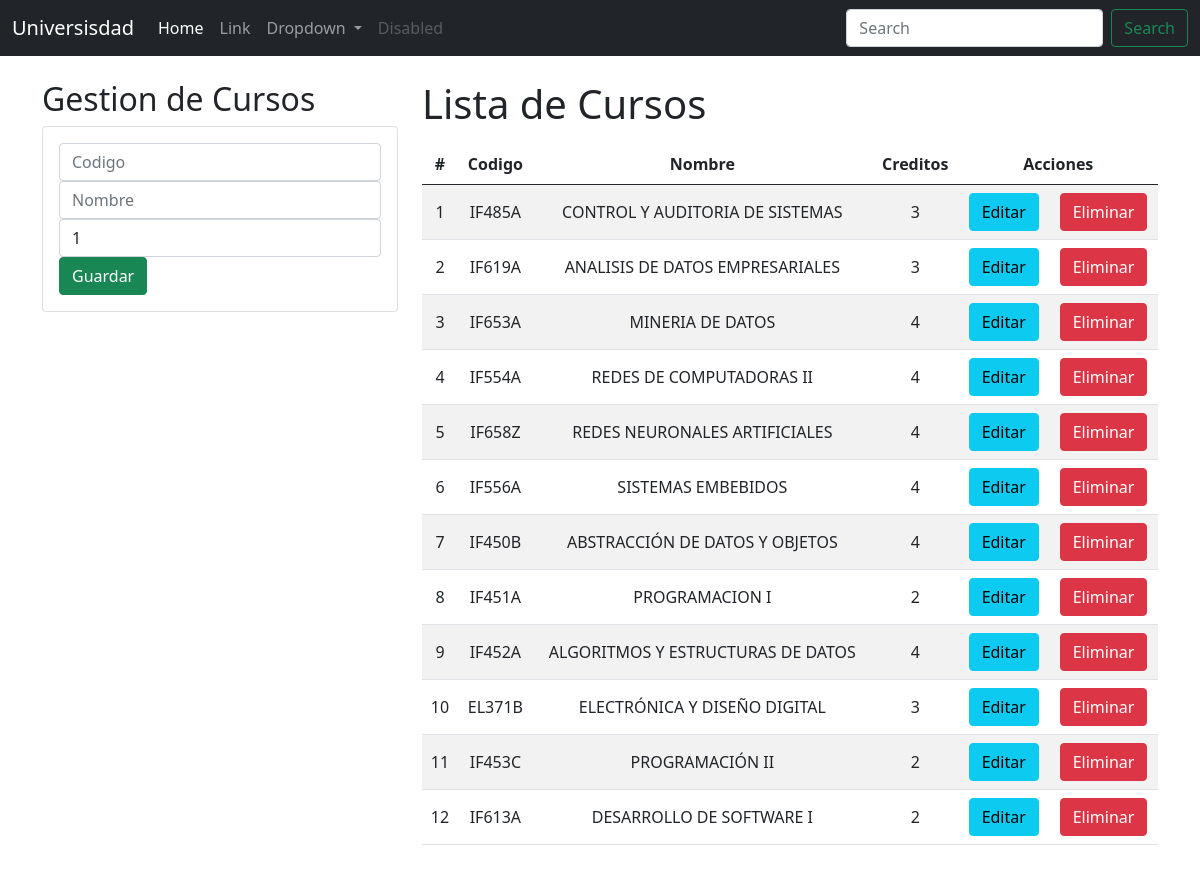
Before: / with the older database file.
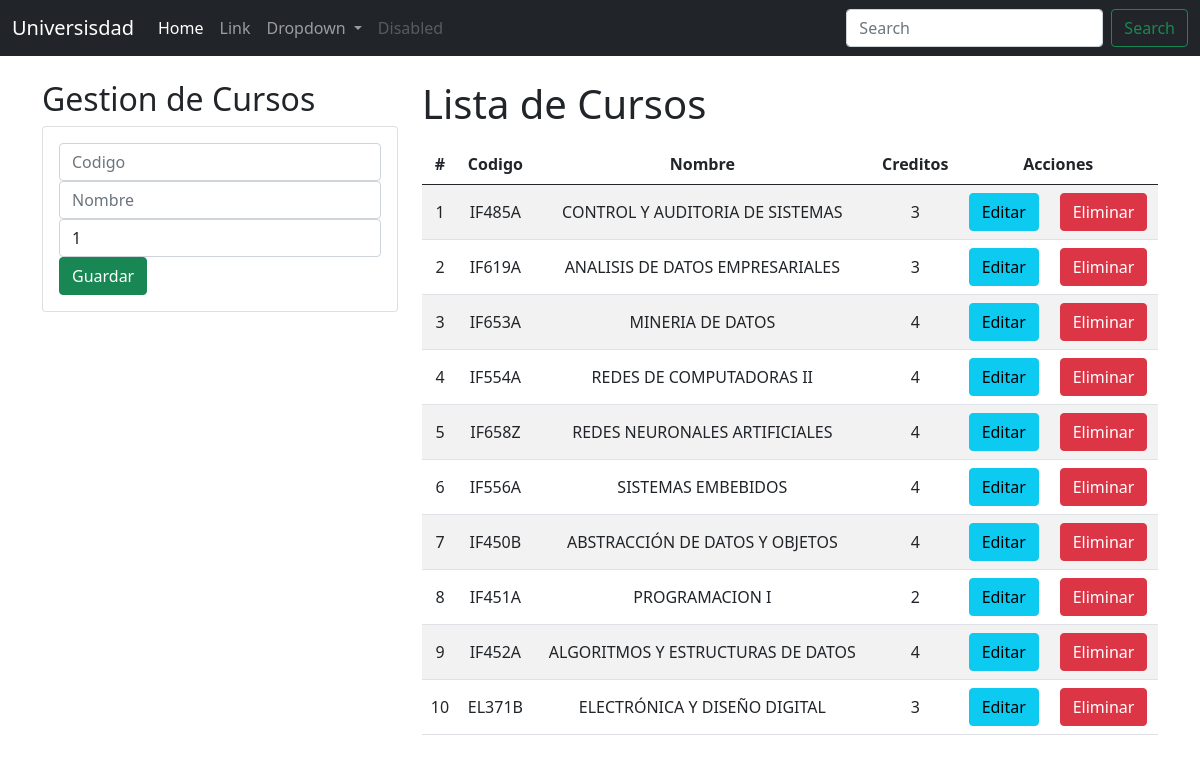
After: the same page with the newer database file.
### aplicaciones/academico/models.py (models this page shows, shortened)
class Curso(models.Model):
    codigo=models.CharField(primary_key=True,max_length=6)
    nombre=models.CharField(max_length=50)
    creditos=models.PositiveSmallIntegerField()

### aplicaciones/academico/views.py (the view)
# urls.py: path('', views.home),
def home(request):
    cursos = Curso.objects.all()
    messages.success(request, '¡Cursos Listados!')
    return render(request, "gestionCursos.html", {"cursos": cursos})

### aplicaciones/academico/templates/gestionCursos.html (shortened to what this page needs)
{% extends "./base.html" %}
{% block body %}
<div class="row">
    <div class="col-sm-12 col-md-6 col-lg-4 col-xl-4">
        <h2>Gestion de Cursos</h2>
        <div class="card">
            <div class="card-body">
                <form action="/registrarCurso/" method="POST">
                    <div class="form-group">
                        <input type="text" id="txtCodigo" name="txtCodigo" class="form-control" placeholder="Codigo" minlength="6" maxlength="6" required>
                    </div>
                    <div class="form-group">
                        <input type="text" id="txtNombre" name="txtNombre" class="form-control" placeholder="Nombre" maxlength="50" required>
                    </div>
                    <div class="form-group">
                        <input type="text" id="numCreditos" name="numCreditos" class="form-control" min="1" max="9" value="1" required>
                    </div>
                    <div class="form-group">
                        <button type="sumit" class="btn btn-success btn-block text-white">Guardar</button>
                    </div>
                </form>
            </div>
        </div>
    </div>
    <div class="col-sm-12 col-md-6 col-lg-8 col-xl-8">
        <h1>Lista de Cursos</h1>
        <div class="table-responsive py-2">
            <table class="table table-striped">
                <thead>
                    <tr>
                        <th>#</th>
                        <th>Codigo</th>
                        <th>Nombre</th>
                        <th>Creditos</th>
                        <th colspan="2">Acciones</th>
                    </tr>
                </thead>
                <tbody>
                    {% for c in cursos %}
                    <tr>
                        <td>{{ forloop.counter }}</td>
                        <td>{{ c.codigo }}</td>
                        <td>{{ c.nombre }}</td>
                        <td>{{ c.creditos }}</td>
                        <td><a href="edicionCurso/{{c.codigo}}" class="btn btn-info">Editar</a></td>
                        <td><a href="eliminarCurso/{{c.codigo}}" class="btn btn-danger btnEliminacion">Eliminar</a></td>
                    </tr>
                    {% endfor %}
                </tbody>
            </table>
        </div>
    </div>
</div>
{% endblock %}

Changed rows visible on the page:
removed Curso: codigo "IF453C", nombre "PROGRAMACIÓN II", creditos "2"
removed Curso: codigo "IF613A", nombre "DESARROLLO DE SOFTWARE I", creditos "2"
